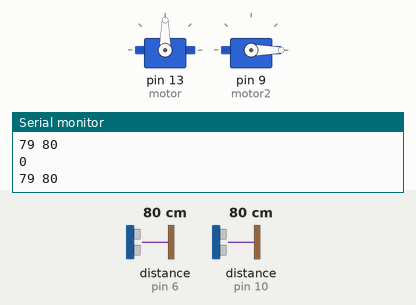
A sketch run on a simulated Arduino Uno, built with avr-gcc and run on an emulated ATmega328P. On the bench: 2 × servo, the last lines printed to the serial monitor. Wiring (inferred from the names in the program): 2 × ultrasonic range finder: trigger pin 5, echo pin 6 / trigger pin 11, echo pin 10. Inputs (shaded band) come from the test bench; at power-on: distance to the obstacle (sensors on pin 10, pin 6) 80 cm. The echo pulse lasts 58.3 µs per cm.

Above: at 1.2 s.
1.3 s: distance to the obstacle (sensor on pin 10) set to 19 cm
2.8 s: distance to the obstacle (sensor on pin 10) set to 15 cm
At 3.2 s:
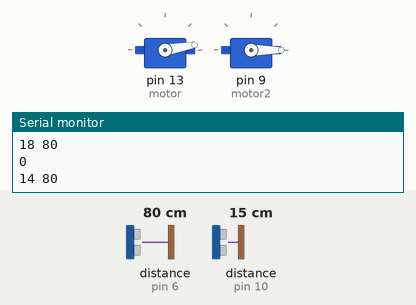
5.8 s: distance to the obstacle (sensor on pin 6) set to 19 cm
8.8 s: distance to the obstacle (sensor on pin 6) set to 17 cm
At 10.2 s:
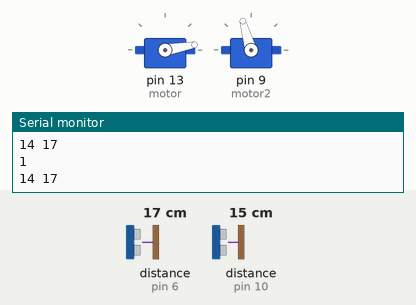
11.8 s: distance to the obstacle (sensor on pin 6) set to 18 cm
At 12.7 s:
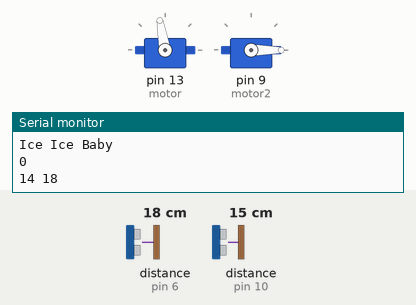
14.8 s: distance to the obstacle (sensor on pin 6) set to 2 cm
At 16.7 s:
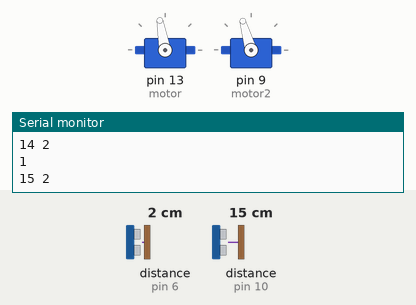
Timing chart, 0 to 18.8 s (numbered marks = the images above; inputs shaded):
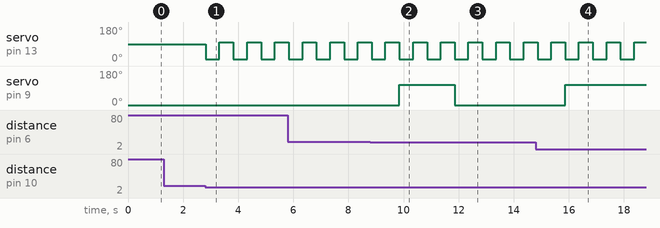

Measured:
- the behaviour switches between 17 and 16 cm on distance to the obstacle (sensor on pin 10) (found by bisection; images 0 and 1)
- the behaviour switches between 18 and 17 cm on distance to the obstacle (sensor on pin 6) (found by bisection; images 1 and 2)
- after the input at 2.8 s, servo on pin 13 (motor): alternates 100° for 0.51 s and 10° for 0.50 s, starting at once
- after the input at 8.8 s, servo on pin 9 (motor2): 0° → 106° after 1.0 s
- after the input at 11.8 s, servo on pin 9 (motor2): goes on until 11.9 s, then stays 0°
- after the input at 14.8 s, servo on pin 9 (motor2): 0° → 106° after 1.1 s

The sketch:

sanitizer_door_opener.ino
```cpp
#include <Servo.h>
long duration,cm,UltraSensor1,UltraSensor2;
int trig = 11;
int echo = 10;
bool wash = false;
int trig2 = 5;
int echo2 = 6;
const unsigned long eventInterval = 5000;
unsigned long previousTime = 0;
Servo motor;
Servo motor2;
void setup() {
  Serial.begin(9600);

pinMode(trig,OUTPUT);
pinMode(echo,INPUT);

pinMode(trig2,OUTPUT);
pinMode(echo2,INPUT);
 motor.attach(13);
 motor2.attach(9);
 motor.write(90);
 motor2.write(0);

}


void loop() {
//  /
unsigned long currentTime = millis();
int you;
SonarSensor(trig, echo);
UltraSensor1 = cm;
//Serial.print(UltraSensor1);
SonarSensor(trig2,echo2);
UltraSensor2 = cm;
Serial.print(UltraSensor1);
Serial.print(" ");
Serial.println(UltraSensor2);


if (UltraSensor1 <16) {
  motor.write(10);
 delay(500);
 motor.write(100);
 delay(500);
 motor.write(99);
 wash =true;
}


if(UltraSensor2 <18 and wash == true){
 motor2.write(106);

 }
 if (currentTime - previousTime >= eventInterval and UltraSensor2 >15 ) {

    Serial.println("Ice Ice Baby");
    motor2.write(0);
    wash = false;
    previousTime = currentTime;
  }
///


 Serial.println(wash);
//wash=false;


}


void SonarSensor(int trigPinSensor,int echoPinSensor)//it takes the trigPIN and the echoPIN
{
  //START SonarSensor FUNCTION
  //generate the ultrasonic wave
//----------------------------------------------------------------------------------------------------------------------
digitalWrite(trigPinSensor, LOW);// put trigpin LOW
delayMicroseconds(2);// wait 2 microseconds
digitalWrite(trigPinSensor, HIGH);// switch trigpin HIGH
delayMicroseconds(10); // wait 10 microseconds
digitalWrite(trigPinSensor, LOW);// turn it LOW again
//----------------------------------------------------------------------------------------------------------------------

//read the distance
//----------------------------------------------------------------------------------------------------------------------
duration = pulseIn(echoPinSensor, HIGH);//pulseIn funtion will return the time on how much the configured pin remain the level HIGH or LOW; in this case it will return how much time echoPinSensor stay HIGH
cm= (duration/58.2); // first we have to divide the duration by two
}// END
```
